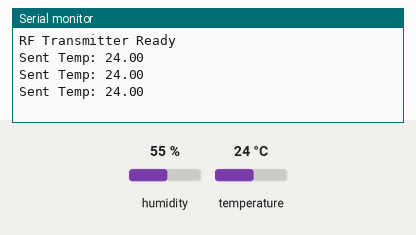
Simulated run of this sketch. Board: Arduino Uno, built with avr-gcc and run on an emulated ATmega328P. Parts: the last lines printed to the serial monitor. The test bench sets the inputs (shaded band); at power-on: temperature 24 °C, humidity 55 %. No radio packets arrive unless stated.

Above: at 2.9 s.
3.0 s: temperature set to 12 °C
At 5.8 s:
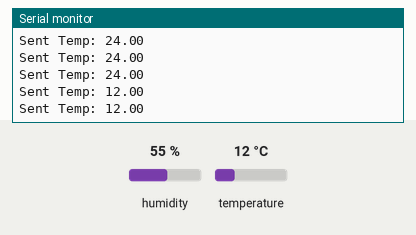
5.9 s: temperature set to 19 °C
At 8.0 s:
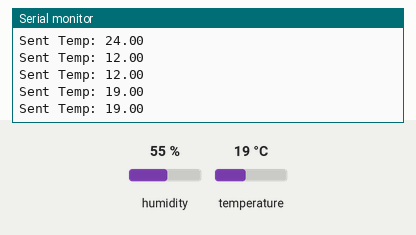
Timing chart, 0 to 9.5 s (numbered marks = the images above; inputs shaded):
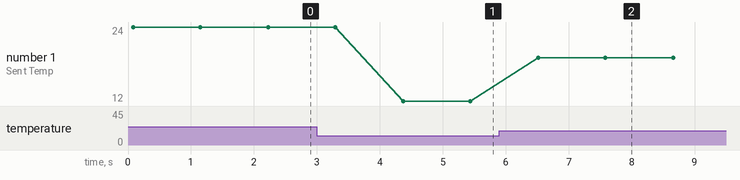

The sketch:

transmitter.ino
```cpp
#include <RH_ASK.h>
#include <SPI.h>
#include <DHT.h>

// --- PINS ---
#define DHTPIN 4        // DHT11 Data Pin
#define DHTTYPE DHT11   // Sensor Type
#define TX_PIN 12       // RF Transmitter Data Pin

// --- OBJECTS ---
// Speed=2000, Rx=11(unused), Tx=12
RH_ASK driver(2000, 11, TX_PIN);
DHT dht(DHTPIN, DHTTYPE);


struct DataPackage {
  float temperature;
};
DataPackage data;

void setup() {
  Serial.begin(9600);
  dht.begin();

  if (!driver.init()) {
    Serial.println("RF Init Failed - Check Wiring");
  } else {
    Serial.println("RF Transmitter Ready");
  }
}

void loop() {

  float t = dht.readTemperature();

  // Error Handling

  if (isnan(t)) {
    data.temperature = 0.0;
    Serial.println("Error: DHT Sensor failed!");
  } else {
    data.temperature = t;
  }

  // 2. Transmit Data

  driver.send((uint8_t *)&data, sizeof(data));
  driver.waitPacketSent(); // Wait for transmission to finish


  Serial.print("Sent Temp: ");
  Serial.println(data.temperature);

  delay(1000); //
}
```

Measured:
- after the input at 3.0 s, the serial monitor: prints a new line after 1.4 s (image 1)
- after the input at 5.9 s, the serial monitor: prints a new line after 0.62 s (image 2)
- plotted number 1: 24 → 12 after the input at 3.0 s, 12 → 19 after the input at 5.9 s
